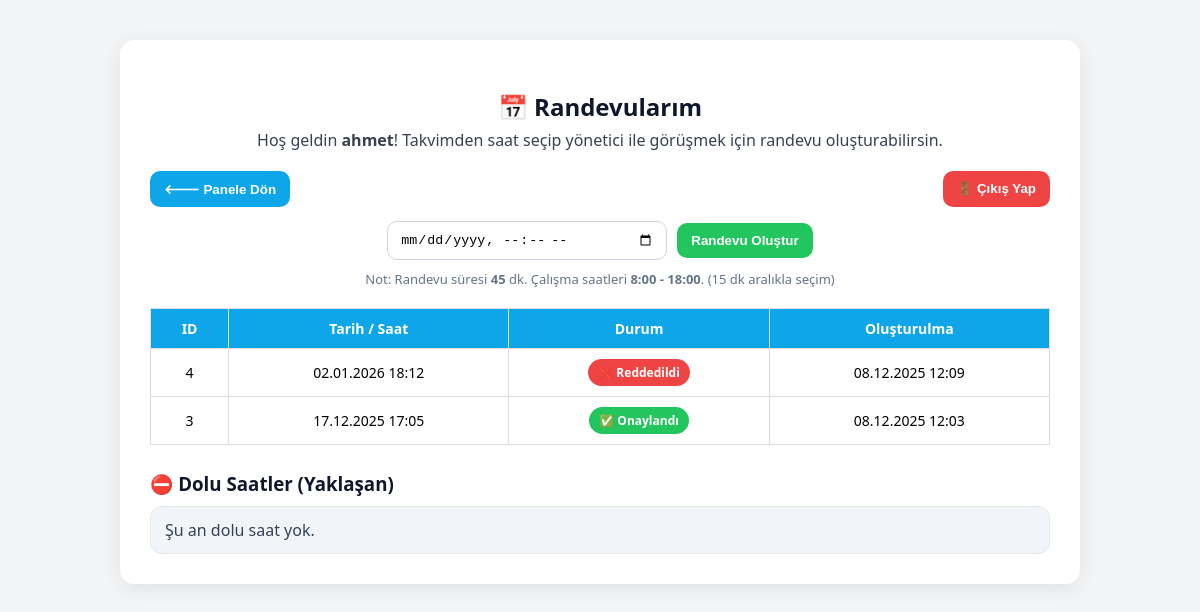
Page /appointment.php (signed in) on the earlier database version.
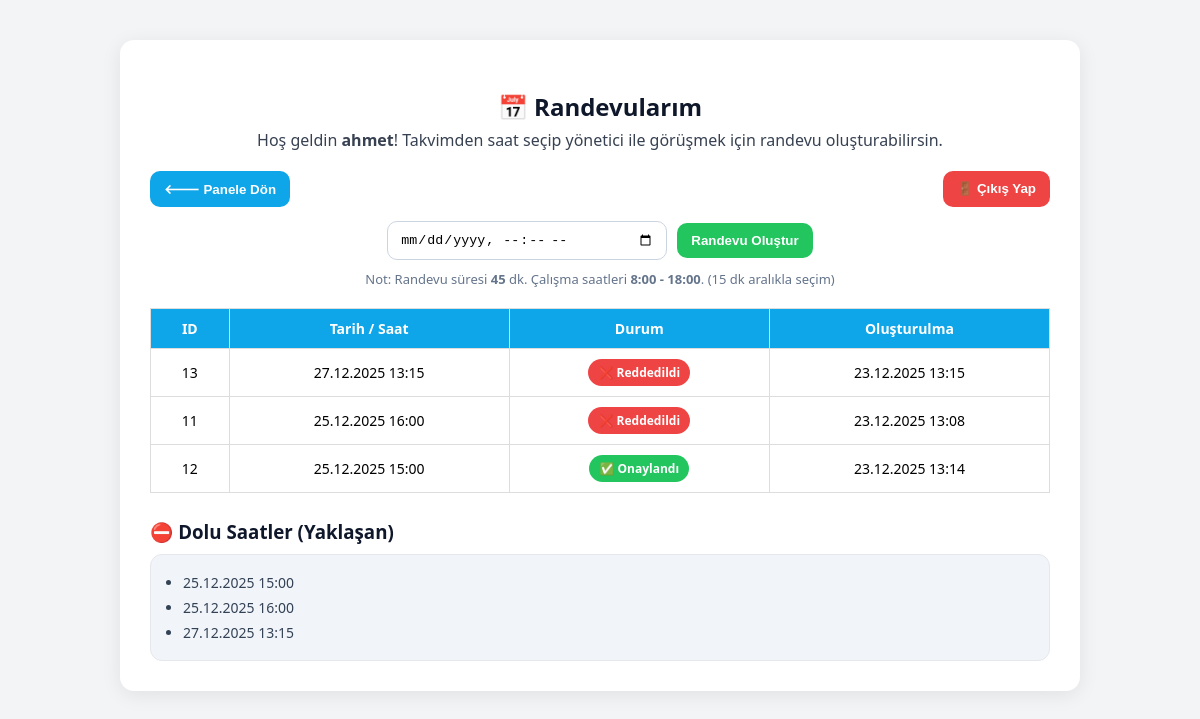
Same page on the later database version.
### tables this page shows
CREATE TABLE `appointments` (
  `id` int(11) NOT NULL,
  `user_id` int(11) NOT NULL,
  `datetime` datetime NOT NULL,
  `status` enum('pending','approved','rejected') DEFAULT 'pending',
  `created_at` timestamp NOT NULL DEFAULT current_timestamp()
);

### appointment.php (the view, shortened to what this page needs)
<?php
$user = $_SESSION["user"];
$db = new Database();
$conn = $db->conn;
$DURATION_MINUTES = 45;
$DAYS_AHEAD = 7;
$START_HOUR = 8;
$END_HOUR = 18;
$STEP_SECONDS = 900;
function ceil_to_step($ts, $step) {
    return (int)(ceil($ts / $step) * $step);
}
$now = date("Y-m-d H:i:00");
$endDate = date("Y-m-d 23:59:59", strtotime("+$DAYS_AHEAD days"));
$stmt = $conn->prepare("SELECT datetime FROM appointments WHERE datetime BETWEEN ? AND ? ORDER BY datetime ASC");
$stmt->bind_param("ss", $now, $endDate);
$stmt->execute();
$resBusy = $stmt->get_result();
$busyTimes = [];
while ($b = $resBusy->fetch_assoc()) {
    $busyTimes[] = $b["datetime"];
}
$appointments = $conn->query("SELECT * FROM appointments WHERE user_id={$user['id']} ORDER BY datetime DESC");
$minTs = ceil_to_step(time(), $STEP_SECONDS);
$minLocal = date("Y-m-d\TH:i", $minTs);
$maxLocal = date("Y-m-d\TH:i", strtotime("+$DAYS_AHEAD days 23:45"));
?>
<!DOCTYPE html>
<html lang="tr">
<head>
</head>
<body>
<div class="container">
  <h2>📅 Randevularım</h2>
  <p class="sub">Hoş geldin <strong><?= htmlspecialchars($user["name"]) ?></strong>! Takvimden saat seçip yönetici ile görüşmek için randevu oluşturabilirsin.</p>
  <div class="top-actions">
    <button class="btn back" onclick="window.location='dashboard.php'">🡐 Panele Dön</button>
    <button class="btn logout" onclick="window.location='logout.php'">🚪 Çıkış Yap</button>
  </div>
  <form method="POST">
    <div class="form-row">
      <input
        type="datetime-local"
        name="datetime"
        required
        min="<?= htmlspecialchars($minLocal) ?>"
        max="<?= htmlspecialchars($maxLocal) ?>"
        step="<?= (int)$STEP_SECONDS ?>"
      >
      <button class="btn create" type="submit" name="create">Randevu Oluştur</button>
    </div>
    <div class="note">
      Not: Randevu süresi <b><?= $DURATION_MINUTES ?></b> dk. Çalışma saatleri <b><?= $START_HOUR ?>:00 - <?= $END_HOUR ?>:00</b>. (15 dk aralıkla seçim)
    </div>
  </form>
  <table>
    <tr>
      <th>ID</th>
      <th>Tarih / Saat</th>
      <th>Durum</th>
      <th>Oluşturulma</th>
    </tr>
    <?php while($r = $appointments->fetch_assoc()): ?>
    <tr>
      <td><?= (int)$r["id"] ?></td>
      <td><?= date("d.m.Y H:i", strtotime($r["datetime"])) ?></td>
      <td>
        <span class="status <?= htmlspecialchars($r["status"]) ?>">
          <?= $r["status"] === "approved" ? "✅ Onaylandı" :
             ($r["status"] === "rejected" ? "❌ Reddedildi" : "⏳ Bekliyor") ?>
        </span>
      </td>
      <td><?= date("d.m.Y H:i", strtotime($r["created_at"])) ?></td>
    </tr>
    <?php endwhile; ?>
  </table>
  <h3 class="section-title">⛔ Dolu Saatler (Yaklaşan)</h3>
  <div class="busy-list">
    <?php if (count($busyTimes) === 0): ?>
      Şu an dolu saat yok.
    <?php else: ?>
      <ul>
        <?php foreach($busyTimes as $bt): ?>
          <li><?= date("d.m.Y H:i", strtotime($bt)) ?></li>
        <?php endforeach; ?>
      </ul>
    <?php endif; ?>
  </div>
</div>
</body>
</html>

### appointment.php (style rules this page uses)
body { font-family: 'Segoe UI', sans-serif; background: #f3f4f6; margin: 0; padding: 40px; }
.container { background: white; border-radius: 14px; box-shadow: 0 4px 20px rgba(0,0,0,0.08); padding: 30px; max-width: 900px; margin: auto; }
h2 { text-align: center; color: #0f172a; margin-bottom: 6px; }
.sub { text-align:center; color:#374151; margin-top: 0; margin-bottom: 20px; }
.top-actions { display:flex; justify-content:space-between; gap:10px; flex-wrap:wrap; margin-bottom: 10px; }
.btn { border:none; padding: 10px 14px; border-radius: 10px; font-weight: 700; cursor: pointer; transition: .2s; }
.back { background:#0ea5e9; color:#fff; }
.create { background:#22c55e; color:#fff; }
.logout { background:#ef4444; color:#fff; }
.form-row { display:flex; gap:10px; justify-content:center; flex-wrap:wrap; align-items:center; margin-top: 14px; }
input[type="datetime-local"] { padding:10px 12px; border-radius:10px; border:1px solid #cbd5e1; min-width: 280px; box-sizing:border-box; }
table { width: 100%; border-collapse: collapse; margin-top: 20px; }
th, td { border: 1px solid #ddd; padding: 10px; text-align: center; font-size: 14px; }
th { background: #0ea5e9; color: white; }
.status { font-weight: 700; border-radius: 999px; padding: 5px 10px; font-size: 12px; display:inline-block; }
.status.approved { background: #22c55e; color: white; }
.status.rejected { background: #ef4444; color: white; }
.section-title { margin-top: 26px; margin-bottom: 10px; color:#0f172a; }
.busy-list { background:#f1f5f9; border:1px solid #e5e7eb; border-radius: 12px; padding: 12px 14px; color:#334155; }
.busy-list ul { margin:0; padding-left: 18px; }
.busy-list li { margin: 6px 0; font-size: 14px; }
.note { margin-top:10px; text-align:center; color:#64748b; font-size: 13px; }

Differences in the rows shown:
removed appointments: id "4", datetime "02.01.2026 18:12", status "❌ Reddedildi", created_at "08.12.2025 12:09"
removed appointments: id "3", datetime "17.12.2025 17:05", status "✅ Onaylandı", created_at "08.12.2025 12:03"
added appointments: id "13", datetime "27.12.2025 13:15", status "❌ Reddedildi", created_at "23.12.2025 13:15"
added appointments: id "11", datetime "25.12.2025 16:00", status "❌ Reddedildi", created_at "23.12.2025 13:08"
added appointments: id "12", datetime "25.12.2025 15:00", status "✅ Onaylandı", created_at "23.12.2025 13:14"
Other differences:
new list line: "25.12.2025 15:00"
new list line: "25.12.2025 16:00"
new list line: "27.12.2025 13:15"
text no longer shown: "Şu an dolu saat yok."
